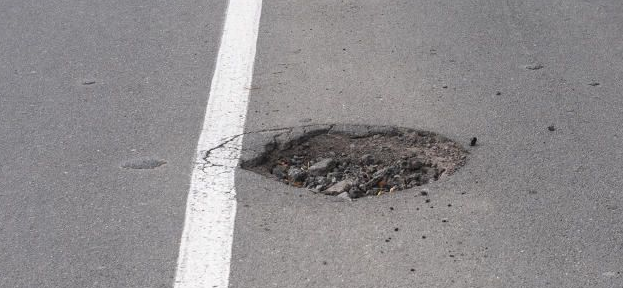
#> input picture image.png, 623 x 288 px
$ python -i postprocessing.py   (imports and definitions only)
#> lines starting #> are read from the running program, lines starting #| are printed output that depends on the picture
"""
Post-Processing Module untuk Sistem Deteksi Lubang Jalan.
Berisi operasi morfologi (dilasi) dan multi-level filtering untuk
membersihkan hasil deteksi dan filter objek yang bukan lubang.

Author: Naufal (Image Processing Engineer)
Project: Tugas Besar Pengolahan Citra Digital - ITERA
"""

import cv2
import numpy as np
from config import Config


class PostProcessing:
    """
    Kelas untuk post-processing hasil edge detection.

    Tahapan:
    1. Dilasi → Tebalkan dan sambungkan tepi yang putus
    2. Find Contours → Deteksi semua objek (connected components)
    3. Multi-level Filtering → Filter objek yang bukan lubang
       - Size Filter (ukuran)
       - Aspect Ratio Filter (rasio lebar/tinggi)
       - Solidity Filter (kepadatan objek)
    """

    def __init__(self, config=None):
        """
        Inisialisasi PostProcessing.

        Parameters:
        -----------
        config : Config object, optional
            Objek konfigurasi. Jika None, gunakan Config default.

        Example:
        --------
        >>> postprocessor = PostProcessing()
        >>> postprocessor = PostProcessing(custom_config)
        """
        self.config = config if config else Config()

        # Mapping string ke OpenCV morphological shape
        self.strel_shapes = {
            'RECT': cv2.MORPH_RECT,
            'ELLIPSE': cv2.MORPH_ELLIPSE,
            'CROSS': cv2.MORPH_CROSS
        }


    def dilate(self, edge_image):
        """
        Dilasi (morphological dilation) untuk menebalkan tepi.

        Kenapa Dilasi?
        --------------
        - Tepi dari Canny sangat tipis (1 piksel)
        - Tepi sering putus-putus karena noise
        - Dilasi menebalkan dan menyambungkan tepi yang berdekatan
        - Hasil: Area lubang lebih solid dan mudah dideteksi

        Konsep Dilasi:
        --------------
        Dilasi = Ekspansi objek dengan structure element (strel)

        Formula: D = A ⊕ B
        - A = input image
        - B = structure element
        - ⊕ = dilasi operator

        Cara kerja:
        1. Slide strel di atas image
        2. Jika strel overlap dengan objek (putih/255), set center ke putih
        3. Hasil: Objek membesar sesuai shape strel

        Structure Element (Strel):
        --------------------------
        Strel = Kernel yang menentukan shape dilasi

        Square 3×3:
        ```
        1 1 1
        1 1 1
        1 1 1
        ```
        - Expand uniformly ke 8 neighbors
        - Paling umum digunakan
        - Baik untuk menebalkan tepi tipis

        Parameter Penting:
        ------------------
        - **Strel Size (3×3):** Ukuran kernel dilasi
          * Terlalu kecil (1×1): Tidak ada efek
          * Terlalu besar (7×7): Over-dilation, detail hilang
          * Optimal (3×3): Balance antara sambung tepi dan preserve detail

        - **Strel Shape (RECT):** Bentuk kernel
          * RECT: Rectangular, expand uniform
          * ELLIPSE: Elliptical, lebih smooth
          * CROSS: Cross-shaped, expand diagonal

        - **Iterations (1):** Jumlah kali dilasi diulang
          * Lebih banyak iterasi = tepi lebih tebal
          * 1 iterasi biasanya cukup

        Parameters:
        -----------
        edge_image : numpy.ndarray
            Input edge image (hasil Canny)
            Shape: (height, width)
            Dtype: uint8
            Values: 0 (bukan tepi) atau 255 (tepi)

        Returns:
        --------
        dilated : numpy.ndarray
            Dilated edge image
            Shape: (height, width)
            Dtype: uint8
            Values: 0 atau 255

        Example:
        --------
        >>> edges = edge_detector.canny_edge_detection(binary)
        >>> postprocessor = PostProcessing()
        >>> dilated = postprocessor.dilate(edges)

        Notes:
        ------
        - Dilasi menebalkan tepi PUTIH (255)
        - Latar HITAM (0) mengecil
        - Tepi yang putus akan tersambung jika jarak < strel size

        Referensi:
        ----------
        Paper: "Sistem Pendeteksi Kerusakan Jalan Aspal Menggunakan Canny Edge Detection"
               J-ICON Vol. 11 No. 1 (2023)
               Strel: Square 3×3, Iterations: 1
        """
        if edge_image is None:
            raise ValueError("Input edge_image is None.")

        # Validasi input
        if len(edge_image.shape) != 2:
            raise ValueError(f"Expected edge image (2D), got shape: {edge_image.shape}")

        # Get strel shape
        strel_shape = self.strel_shapes.get(
            self.config.STREL_SHAPE,
            cv2.MORPH_RECT
        )

        # Create structure element
        strel = cv2.getStructuringElement(
            strel_shape,
            self.config.STREL_SIZE
        )

        # Apply dilation
        dilated = cv2.dilate(
            edge_image,
            strel,
            iterations=self.config.DILATION_ITERATIONS
        )

        if self.config.DEBUG_MODE:
            print(f"\n🔧 MORPHOLOGICAL DILATION:")
            print(f"   Strel Shape: {self.config.STREL_SHAPE}")
            print(f"   Strel Size: {self.config.STREL_SIZE}")
            print(f"   Iterations: {self.config.DILATION_ITERATIONS}")
            print(f"   Output shape: {dilated.shape}")

            # Hitung perubahan
            before = np.sum(edge_image == 255)
            after = np.sum(dilated == 255)
            increase = after - before

            print(f"   Edge pixels before: {before}")
            print(f"   Edge pixels after: {after}")
            print(f"   Increase: {increase} pixels ({(increase/before)*100:.1f}%)")

        return dilated


    def find_contours(self, dilated_image):
        """
        Find contours (connected components) dari dilated image.

        Konsep Contours:
        ----------------
        Contour = Kurva yang menghubungkan semua piksel kontinu dengan warna sama

        Dalam konteks project ini:
        - Contour = Batas area lubang (setelah dilasi)
        - Setiap lubang = 1 contour
        - Bisa ada multiple contours jika ada multiple lubang

        Connectivity:
        -------------
        8-neighbors connectivity:
        ```
        X X X
        X O X  ← O connected to all 8 X
        X X X
        ```

        Piksel dianggap connected jika:
        - Horizontal neighbor (kiri/kanan)
        - Vertical neighbor (atas/bawah)
        - Diagonal neighbor (4 corners)

        Retrieval Mode:
        ---------------
        RETR_EXTERNAL = Hanya ambil contour terluar
        - Abaikan contour di dalam contour lain (hole dalam hole)
        - Cocok untuk pothole detection (lubang tidak punya hole dalam)

        Approximation Method:
        ---------------------
        CHAIN_APPROX_SIMPLE = Compress contour untuk efisiensi
        - Hanya simpan endpoint dari garis lurus
        - Mengurangi jumlah points tanpa kehilangan shape
        - Contoh: Rectangle hanya butuh 4 points (bukan ratusan)

        Parameters:
        -----------
        dilated_image : numpy.ndarray
            Input dilated edge image
            Shape: (height, width)
            Dtype: uint8

        Returns:
        --------
        contours : list of numpy.ndarray
            List of contours, setiap contour adalah array of points
            Format: [contour1, contour2, ...]
            contour shape: (n_points, 1, 2) dimana 2 = (x, y)

        Example:
        --------
        >>> contours = postprocessor.find_contours(dilated)
        >>> print(f"Found {len(contours)} objects")

        Notes:
        ------
        - OpenCV findContours memodifikasi input image (deprecated behavior)
        - Kita pass copy agar original tidak berubah
        - Contour coordinate: (x, y) dengan origin di top-left
        """
        if dilated_image is None:
            raise ValueError("Input dilated_image is None.")

        # Find contours
        # OpenCV >= 4.x returns (contours, hierarchy)
        # OpenCV < 4.x returns (image, contours, hierarchy)
        contours, hierarchy = cv2.findContours(
            dilated_image.copy(),           # Make copy to avoid modifying original
            cv2.RETR_EXTERNAL,              # Hanya external contours
            cv2.CHAIN_APPROX_SIMPLE         # Compress contours
        )

        if self.config.DEBUG_MODE:
            print(f"\n🔍 CONTOUR DETECTION:")
            print(f"   Total contours found: {len(contours)}")
            if len(contours) > 0:
                areas = [cv2.contourArea(c) for c in contours]
                print(f"   Contour areas: min={min(areas):.0f}, max={max(areas):.0f}, mean={np.mean(areas):.0f}")

        return contours


    def filter_contours(self, contours):
        """
        Multi-level filtering untuk membuang objek yang bukan lubang.

        Kenapa Perlu Filtering?
        -----------------------
        Setelah find contours, kita punya SEMUA objek terdeteksi:
        ✅ Lubang (yang kita mau)
        ❌ Batu kecil (noise)
        ❌ Kotoran (noise)
        ❌ Bayangan motor (false positive)
        ❌ Marka jalan (false positive)
        ❌ Genangan air (false positive)

        Goal filtering: HANYA pertahankan lubang, buang yang lain!

        Multi-Level Filtering (3 Filter Sequential):
        ---------------------------------------------

        **FILTER 1: SIZE FILTER** 🔍

        Kriteria: MIN_SIZE ≤ width, height ≤ MAX_SIZE

        Reasoning:
        - Lubang nyata: 15×15 sampai 290×540 piksel (dari paper)
        - Terlalu kecil (< 15×15): Batu, kotoran, noise
        - Terlalu besar (> 290×540): Motor, bayangan besar, bukan lubang

        Formula:
        ```
        x, y, w, h = cv2.boundingRect(contour)

        if w < MIN_SIZE or h < MIN_SIZE:
            REJECT (terlalu kecil)

        if w > MAX_WIDTH or h > MAX_HEIGHT:
            REJECT (terlalu besar)

        PASS ✅
        ```

        **FILTER 2: ASPECT RATIO FILTER** 📐

        Kriteria: AR_MIN ≤ aspect_ratio ≤ AR_MAX

        Aspect Ratio (AR) = width / height

        Reasoning:
        - Lubang cenderung bulat/oval → AR ≈ 1.0
        - Marka jalan sangat lonjong → AR >> 3.0 atau AR << 0.3
        - Bayangan motor sangat tinggi → AR << 0.3

        Range valid: 0.3 ≤ AR ≤ 3.0

        Contoh:
        ```
        Square (50×50): AR = 1.0 → PASS ✅
        Circle (diameter=50): AR ≈ 1.0 → PASS ✅
        Oval (80×40): AR = 2.0 → PASS ✅
        Marka (200×10): AR = 20.0 → REJECT ❌
        Motor shadow (30×150): AR = 0.2 → REJECT ❌
        ```

        **FILTER 3: SOLIDITY FILTER** 💎

        Kriteria: solidity > SOLIDITY_THRESHOLD

        Solidity = contour_area / convex_hull_area

        Reasoning:
        - Lubang cenderung solid/padat → Solidity > 0.8
        - Ranting, daun, kotoran tidak solid → Solidity < 0.6

        Convex Hull = "Rubber band" di sekitar objek

        Contoh:
        ```
        Circle:
          area = πr², hull_area ≈ πr²
          solidity ≈ 1.0 → PASS ✅

        L-shape (ranting):
          area = kecil, hull_area = besar
          solidity < 0.5 → REJECT ❌
        ```

        Parameters:
        -----------
        contours : list of numpy.ndarray
            List of all contours dari find_contours

        Returns:
        --------
        filtered_contours : list of numpy.ndarray
            List of valid contours (lubang saja)
        bounding_boxes : list of tuple
            List of bounding boxes: (x, y, w, h)

        Example:
        --------
        >>> contours = postprocessor.find_contours(dilated)
        >>> valid_contours, boxes = postprocessor.filter_contours(contours)
        >>> print(f"{len(contours)} → {len(valid_contours)} after filtering")

        Notes:
        ------
        - Filtering sequential: Filter 1 → Filter 2 → Filter 3
        - Objek harus PASS semua filter untuk dianggap lubang
        - Parameter filter dapat di-tuning di config.py
        """
        if not contours:
            if self.config.DEBUG_MODE:
                print("\n⚠️ No contours to filter")
            return [], []

        filtered_contours = []
        bounding_boxes = []

        # Counters untuk debugging
        rejected_by_size = 0
        rejected_by_ar = 0
        rejected_by_solidity = 0

        for contour in contours:
            # Get bounding box
            x, y, w, h = cv2.boundingRect(contour)

            # ========== FILTER 1: SIZE FILTER ==========
            if w < self.config.MIN_POTHOLE_SIZE or h < self.config.MIN_POTHOLE_SIZE:
                rejected_by_size += 1
                continue  # REJECT: Too small

            if w > self.config.MAX_POTHOLE_WIDTH or h > self.config.MAX_POTHOLE_HEIGHT:
                rejected_by_size += 1
                continue  # REJECT: Too large

            # ========== FILTER 2: ASPECT RATIO FILTER ==========
            aspect_ratio = w / h if h > 0 else 0

            if aspect_ratio < self.config.AR_MIN or aspect_ratio > self.config.AR_MAX:
                rejected_by_ar += 1
                continue  # REJECT: AR out of range

            # ========== FILTER 3: SOLIDITY FILTER ==========
            area = cv2.contourArea(contour)
            hull = cv2.convexHull(contour)
            hull_area = cv2.contourArea(hull)

            solidity = area / hull_area if hull_area > 0 else 0

            if solidity < self.config.SOLIDITY_THRESHOLD:
                rejected_by_solidity += 1
                continue  # REJECT: Not solid enough

            # ========== PASSED ALL FILTERS ✅ ==========
            filtered_contours.append(contour)
            bounding_boxes.append((x, y, w, h))

        if self.config.DEBUG_MODE:
            print(f"\n📏 MULTI-LEVEL FILTERING:")
            print(f"   Input contours: {len(contours)}")
            print(f"   Rejected by SIZE: {rejected_by_size}")
            print(f"   Rejected by ASPECT RATIO: {rejected_by_ar}")
            print(f"   Rejected by SOLIDITY: {rejected_by_solidity}")
            print(f"   Valid potholes: {len(filtered_contours)} ✅")

        return filtered_contours, bounding_boxes


    def process(self, edge_image):
        """
        Jalankan seluruh pipeline post-processing.

        Pipeline:
        1. Dilasi → Tebalkan tepi
        2. Find Contours → Deteksi objek
        3. Multi-level Filtering → Filter lubang valid

        Parameters:
        -----------
        edge_image : numpy.ndarray
            Input edge image (hasil Canny)

        Returns:
        --------
        filtered_contours : list
            List of valid contours (lubang)
        bounding_boxes : list
            List of bounding boxes: (x, y, w, h)
        dilated_image : numpy.ndarray
            Dilated image (untuk visualisasi)

        Example:
        --------
        >>> contours, boxes, dilated = postprocessor.process(edges)
        >>> print(f"Detected {len(boxes)} potholes")
        """
        if self.config.DEBUG_MODE:
            print("\n" + "="*60)
            print("🔧 POST-PROCESSING PIPELINE")
            print("="*60)

        # Step 1: Dilasi
        dilated = self.dilate(edge_image)

        # Step 2: Find Contours
        contours = self.find_contours(dilated)

        # Step 3: Filter Contours
        filtered_contours, bounding_boxes = self.filter_contours(contours)

        if self.config.DEBUG_MODE:
            print("="*60 + "\n")

        return filtered_contours, bounding_boxes, dilated


# ========== TEST CODE ==========

# [56 lines not run here, left out]

>>> import cv2
>>> picture = cv2.imread('../image.png', cv2.IMREAD_GRAYSCALE)
#> picture: shape (288, 623); min 0, max 255, mean 141.2
>>> result = PostProcessing().process(picture)
#> in dilate, `dilated = cv2.dilate( edge_image, strel, iterations=self.config.DILATI..`:
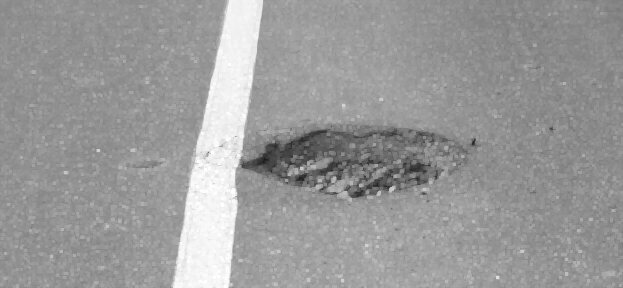
#> dilated: shape (288, 623); min 28, max 255, mean 153.6
#> in find_contours, `contours, hierarchy = cv2.findContours( dilated_image.copy(),`: contours = [[[0, 0], [0, 287], [622, 287], [622, 0]]]
#> the loop in filter_contours, `for contour in contours:` made 1 pass
#> (contour, x, y, w, h, rejected_by_size) on pass 1: ([[0, 0], [0, 287], [622, 287], [622, 0]], 0, 0, 623, 288, 1)
#> after the loop in filter_contours, `for contour in contours:`: bounding_boxes = []; rejected_by_ar = 0; rejected_by_size = 1; rejected_by_solidity = 0
#> in process, `filtered_contours, bounding_boxes = self.filter_contours(contours)`: filtered_contours = []
